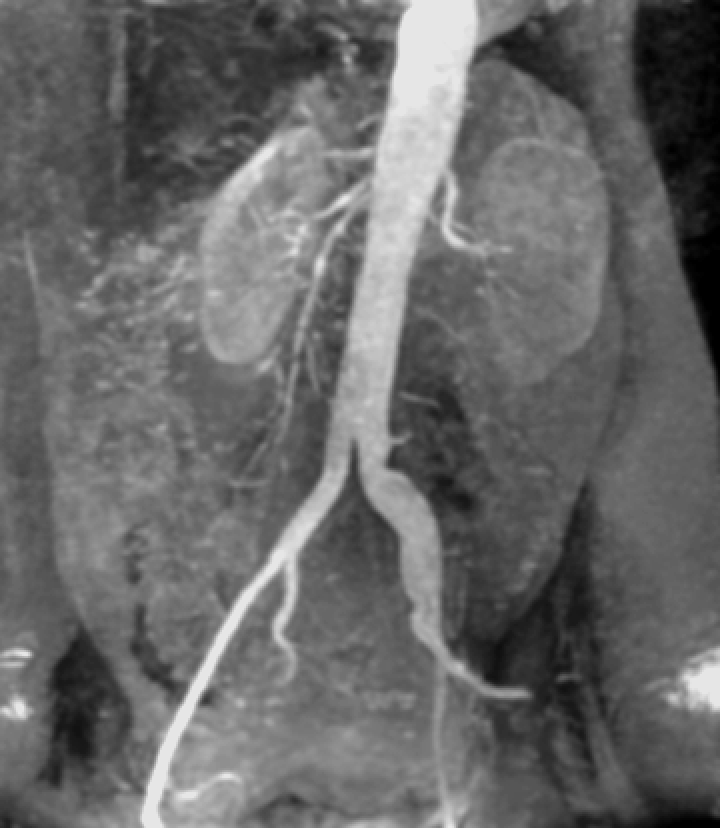
#> input picture filters/angio.tif, 720 x 828 px
$ python 8_Canny.py
#> lines starting #> are read from the running program, lines starting #| are printed output that depends on the picture
import numpy as np
import cv2


image = cv2.imread('angio.tif',0)
#> image is the input picture: shape (828, 720); min 0, max 230, mean 103.5
cv2.imshow('Original image', image)
cv2.waitKey(0)

edges = cv2.Canny(image,100,150)
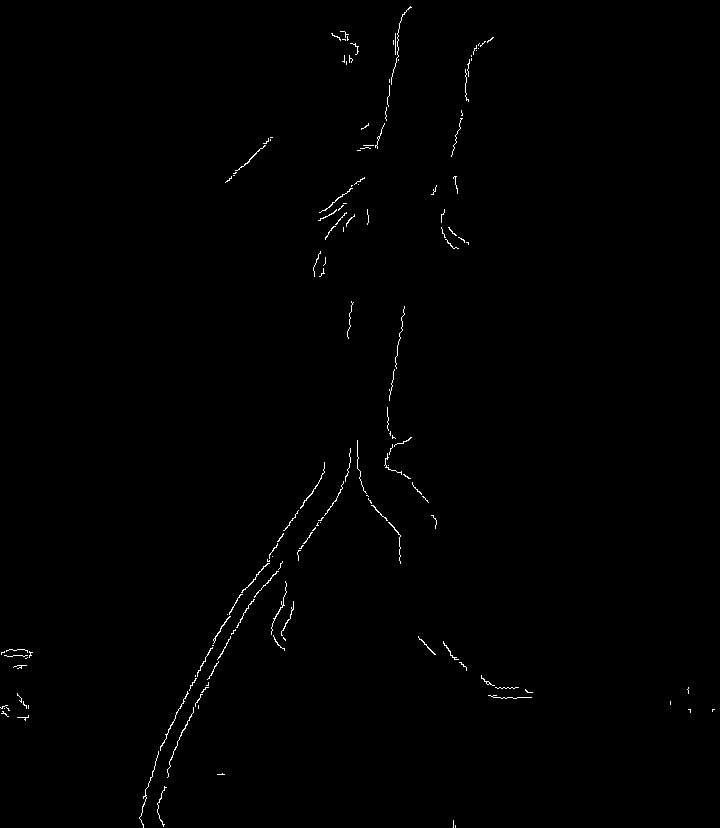
#> edges: shape (828, 720); 0.49% white in thin lines or dots

cv2.imshow('Canny', edges)
cv2.waitKey(0)
